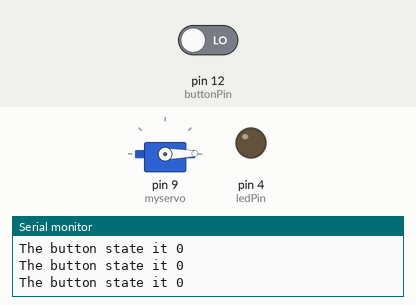
Recording of a sketch running on a simulated Arduino Uno, built with avr-gcc and run on an emulated ATmega328P. On the bench: servo, output pins drawn as LEDs (lit = HIGH), the last lines printed to the serial monitor. The test bench sets the inputs (shaded band); at power-on: pin 12 (buttonPin) LOW.

Above: at 17.8 s.
17.9 s: pin 12 (buttonPin) driven HIGH
At 20.91 s:
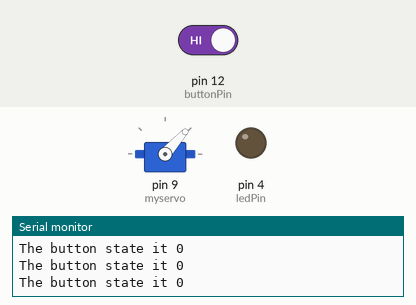
At 26.04 s:
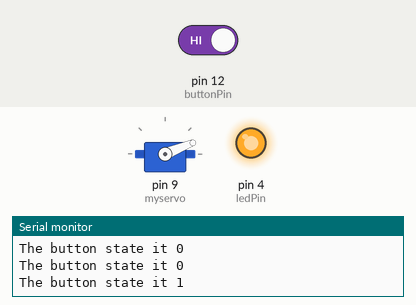
28.2 s: pin 12 (buttonPin) driven LOW
At 34.66 s:
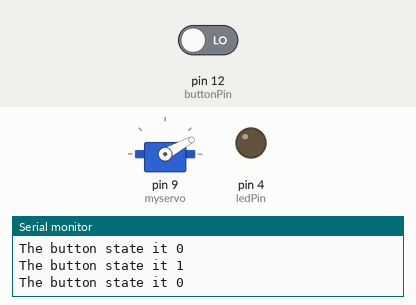
Timing chart, 0 to 41.1 s (numbered marks = the images above; inputs shaded):
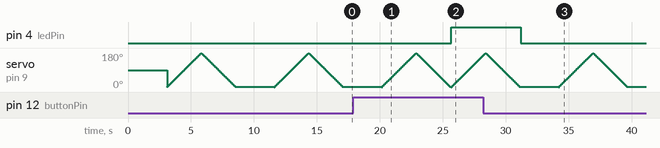

The sketch:

mousetrap_20121117b.ino
```cpp
#include <Servo.h>
Servo myservo;  // create servo object to control a servo
                // a maximum of eight servo objects can be created

int pos = 0;    // variable to store the servo position

/* First try on a mousetrap - basically receive signal from a switch/photocell/something, and activate a servo certain amount */

const int buttonPin = 12;
const int ledPin = 4;
int buttonState = 0;

void setup(){
  pinMode(buttonPin, INPUT);
  pinMode(ledPin, OUTPUT);
  myservo.attach(9);  // attaches the servo on pin 9 to the servo object
  Serial.begin(9600);
}

void loop(){
  buttonState = digitalRead(buttonPin);

  Serial.print("The button state it ");
  Serial.println(buttonState);

  delay(100);

  if(buttonState == 1) {
    //light led
    digitalWrite(ledPin, HIGH);
    /* delay(500);
    digitalWrite(ledPin, LOW);
    delay(500); */
  } else {
    // set trap
    digitalWrite(ledPin, LOW);
    delay(3000); // simulate move the motor for three seconds
  }

  for(pos = 0; pos < 180; pos += 1)  // goes from 0 degrees to 180 degrees
  {                                  // in steps of 1 degree
    myservo.write(pos);              // tell servo to go to position in variable 'pos'
    delay(15);                       // waits 15ms for the servo to reach the position
  }
  for(pos = 180; pos>=1; pos-=1)     // goes from 180 degrees to 0 degrees
  {
    myservo.write(pos);              // tell servo to go to position in variable 'pos'
    delay(15);                       // waits 15ms for the servo to reach the position
  }
}
```

Measured:
- after the input at 17.9 s, pin 4 (ledPin): LOW → HIGH after 7.8 s
- after the input at 28.2 s, pin 4 (ledPin): HIGH → LOW after 3.0 s
